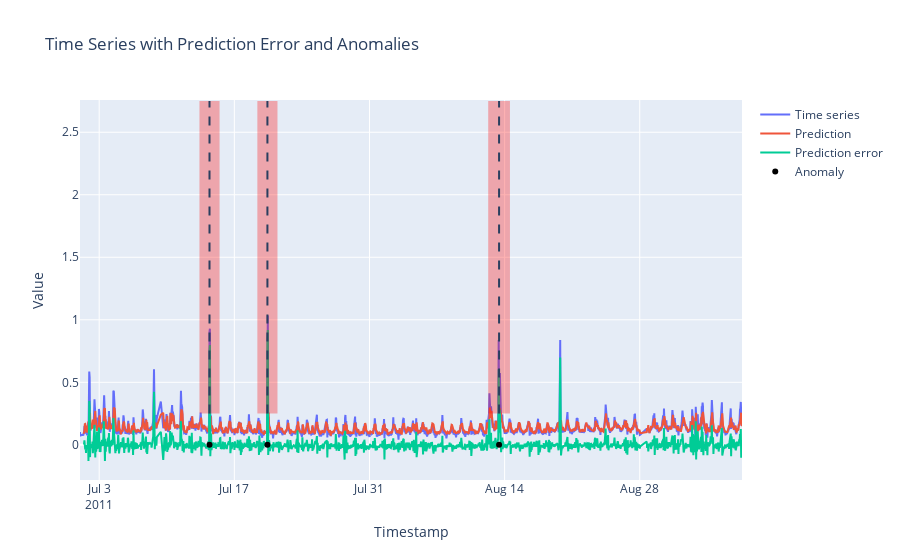

Here is the notebook cell this chart was saved with:
### Code cell
fig = go.Figure()
fig = plot_results_timeseries(fig, df, y_pred_lstm, pred_error_lstm, anomaly_times, anomaly_windows, n_burn_in)
fig.show()

### Figure 1 — Plotly figure (JSON) as saved in the notebook; plotly's stock layout.template omitted (floating-point values rounded to 4 significant figures; data arrays with more than 128 entries replaced by an {"elided": "..."} marker saying what was removed)
{"data": [{"mode": "lines", "name": "Time series", "type": "scatter", "x": {"elided": "1538 str values"}, "y": {"elided": "1538 float values"}}, {"mode": "lines", "name": "Prediction", "type": "scatter", "x": {"elided": "1529 str values"}, "y": {"elided": "1529 float values"}}, {"mode": "lines", "name": "Prediction error", "type": "scatter", "x": {"elided": "1529 str values"}, "y": {"elided": "1529 float values"}}, {"marker": {"color": "black"}, "mode": "markers", "name": "Anomaly", "type": "scatter", "x": ["2011-07-14T10:15:01", "2011-07-20T10:15:01", "2011-08-13T10:15:01"], "y": [0, 0, 0]}], "layout": {"shapes": [{"fillcolor": "red", "line": {"width": 0}, "opacity": 0.3, "type": "rect", "x0": "2011-07-13T09:15:01", "x1": "2011-07-15T11:15:01", "y0": null, "y1": null}, {"fillcolor": "red", "line": {"width": 0}, "opacity": 0.3, "type": "rect", "x0": "2011-07-19T09:15:01", "x1": "2011-07-21T11:15:01", "y0": null, "y1": null}, {"fillcolor": "red", "line": {"width": 0}, "opacity": 0.3, "type": "rect", "x0": "2011-08-12T07:15:01", "x1": "2011-08-14T13:15:01", "y0": null, "y1": null}, {"line": {"dash": "dash"}, "type": "line", "x0": "2011-07-14T10:15:01", "x1": "2011-07-14T10:15:01", "y0": null, "y1": null}, {"line": {"dash": "dash"}, "type": "line", "x0": "2011-07-20T10:15:01", "x1": "2011-07-20T10:15:01", "y0": null, "y1": null}, {"line": {"dash": "dash"}, "type": "line", "x0": "2011-08-13T10:15:01", "x1": "2011-08-13T10:15:01", "y0": null, "y1": null}], "title": {"text": "Time Series with Prediction Error and Anomalies"}, "xaxis": {"title": {"text": "Timestamp"}}, "yaxis": {"title": {"text": "Value"}}}}
